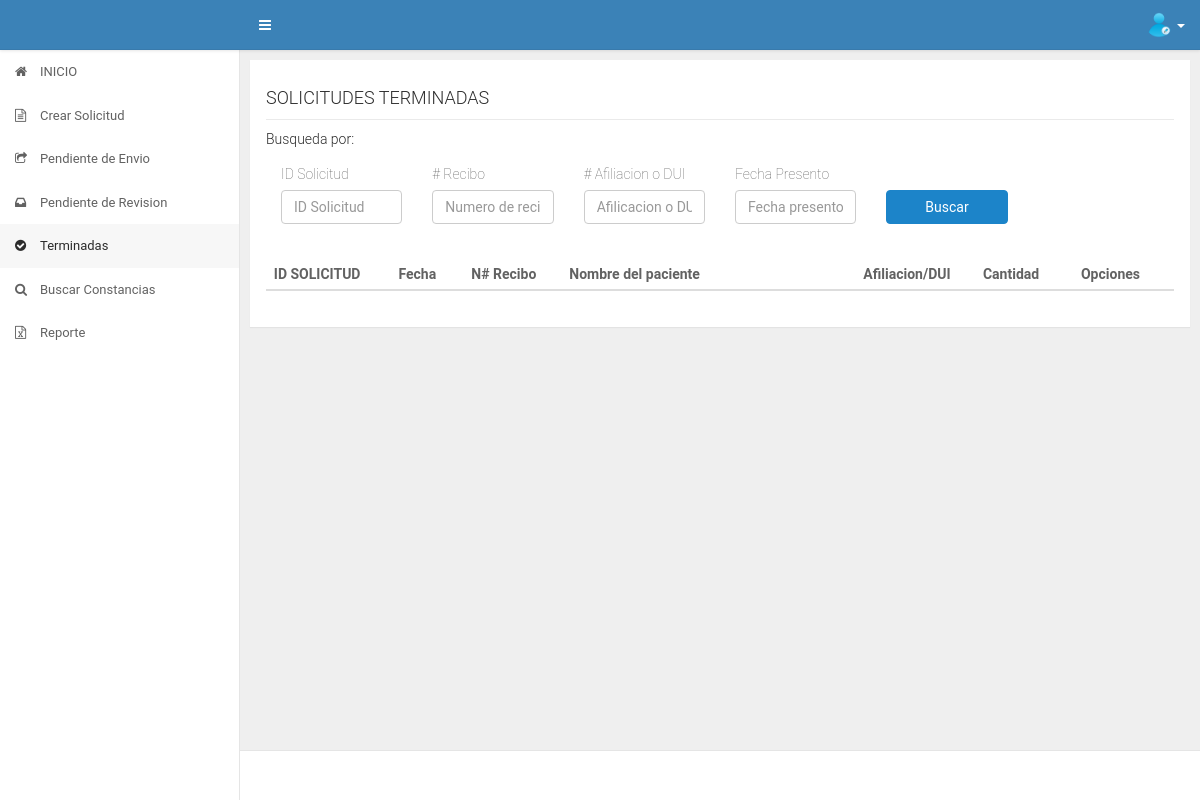
Before: /app/secretaria/terminadas.php (signed in) with the older database file.
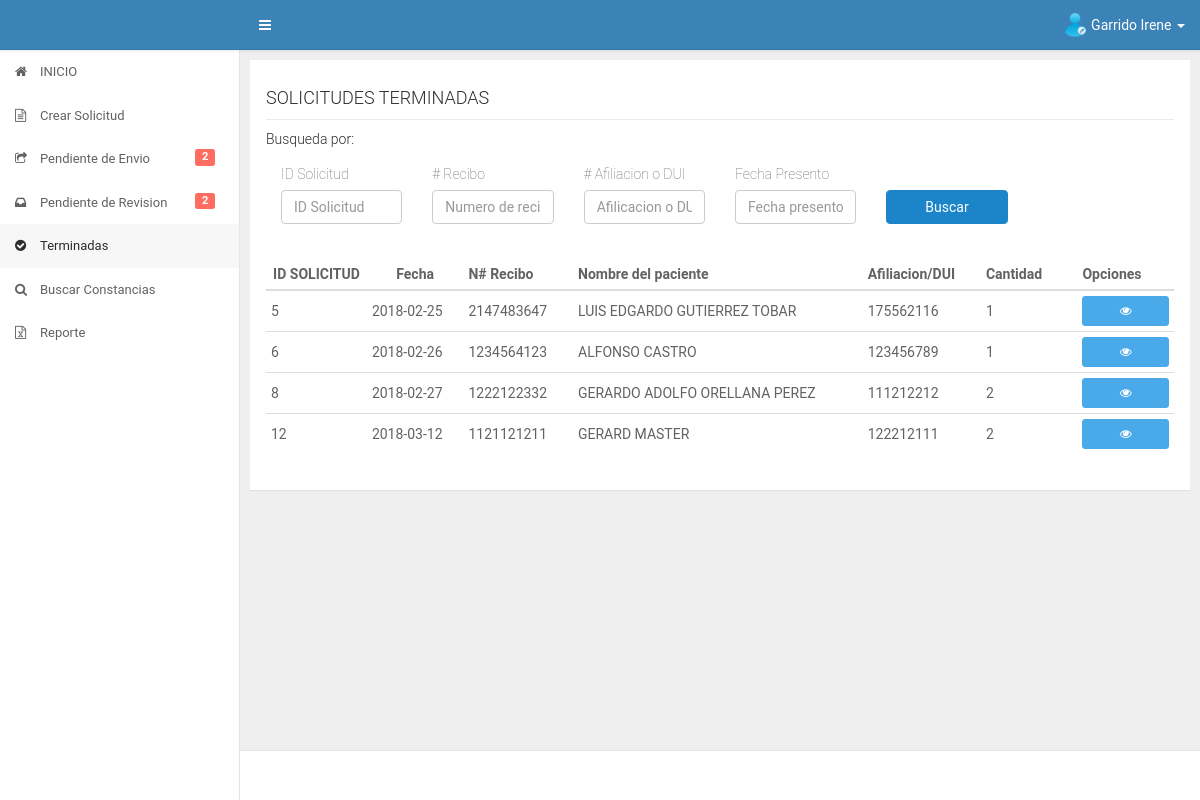
After: the same page with the newer database file.
### tables this page shows
CREATE TABLE IF NOT EXISTS `datos_iniciales` (
  `id_datos` int(11) NOT NULL AUTO_INCREMENT,
  `fecha` date DEFAULT NULL,
  `numero_recibo` varchar(50) DEFAULT NULL,
  `afiliacion_dui` varchar(30) DEFAULT NULL,
  `nombre_paciente` varchar(300) DEFAULT NULL,
  `destinos` varchar(2000) DEFAULT NULL,
  `id_servicio` int(11) DEFAULT NULL,
  `cantidad` int(11) DEFAULT NULL,
  `fecha_presentado` date DEFAULT NULL,
  `fecha_cancelado` date DEFAULT NULL,
  `precio` float DEFAULT NULL,
  `id_estado` int(11) DEFAULT NULL,
  `id_trabajador` int(11) DEFAULT NULL,
  `fecha_recibido_revision` date DEFAULT NULL,
  `fecha_autorizacion_direccion` date DEFAULT NULL,
  PRIMARY KEY (`id_datos`),
  KEY `FK_diservicio` (`id_servicio`),
  KEY `FK_diestado` (`id_estado`),
  KEY `FK_datos_iniciales_usuario` (`id_trabajador`),
  CONSTRAINT `FK_datos_iniciales_usuario` FOREIGN KEY (`id_trabajador`) REFERENCES `usuario` (`id_user`),
  CONSTRAINT `FK_diestado` FOREIGN KEY (`id_estado`) REFERENCES `estado` (`id_estado`),
  CONSTRAINT `FK_diservicio` FOREIGN KEY (`id_servicio`) REFERENCES `servicios` (`id_servicio`)
);

### app/secretaria/terminadas.php (the view, shortened to what this page needs)
<?php
    include("../core/header.php");
    include("../core/aside.php");
    include("../../config/database.php");
    $sqlpendientes = "SELECT datos_iniciales.id_datos,datos_iniciales.fecha,datos_iniciales.numero_recibo,datos_iniciales.afiliacion_dui,datos_iniciales.nombre_paciente,datos_iniciales.destinos,datos_iniciales.cantidad,servicios.nombre_servicio FROM datos_iniciales INNER JOIN servicios ON datos_iniciales.id_servicio=servicios.id_servicio WHERE datos_iniciales.id_estado=6 ORDER BY datos_iniciales.id_datos";
    if($stmt = $conn->prepare($sqlpendientes)){
    	$stmt -> execute();
    	$stmt -> store_result();
    	$rows = $stmt->num_rows;
    	$stmt -> bind_result($id_datos,$fechacreacion,$nrecibo,$afiliacion,$nombrepaciente,$destinos,$cantidad,$servicio);
    }
?>
<div id="content" class="ui-content ui-content-aside-overlay">
    <div class="ui-content-body">
        <div class="ui-container">
            <div class="row">
                <div class="col-md-12 col-lg-12">
                    <div class="panel">
                        <div class="panel-body">
                            <div id="titulo">
                            	<h4>SOLICITUDES TERMINADAS</h4>
                            </div>
                            <div class="row">
                                    <div class="col-md-12">
                                        <h5>Busqueda por: </h5>
                                        <form class="miform" action="" method="GET" autocomplete="off">
                                            <div class="form-group">
                                                <div class="col-md-2">
                                                    <div class="form-group">
                                                        <label>ID Solicitud</label>
                                                        <input class="form-control" type="text" placeholder="ID Solicitud" name="idsolicitud">
                                                    </div>
                                                </div>
                                            </div>
                                            <div class="form-group">
                                                <div class="col-md-2">
                                                    <div class="form-group">
                                                        <label># Recibo</label>
                                                        <input class="form-control" type="text" placeholder="Numero de recibo" name="numrecibo">
                                                    </div>
                                                </div>
                                            </div>
                                            <div class="form-group">
                                                <div class="col-md-2">
                                                    <div class="form-group">
                                                        <label># Afiliacion o DUI</label>
                                                        <input class="form-control" type="text" placeholder="Afilicacion o DUI" name="numafiliacion">
                                                    </div>
                                                </div>
                                            </div>
                                            <div class="form-group">
                                                <div class="col-md-2">
                                                    <div class="form-group">
                                                        <label>Fecha Presento</label>
                                                        <input class="form-control fecha" type="text" placeholder="Fecha presento" name="fechapresento">
                                                    </div>
                                                </div>
                                            </div>
                                            <div class="form-group">
                                                <div class="col-md-2">
                                                    <div class="form-group">
                                                        <label>&nbsp;</label>
                                                        <button type="submit" class="btn btn-primary form-control">Buscar</button>
                                                    </div>
                                                </div>
                                            </div>
                                        </form>
                                    </div>
                                </div>
                            <div id="contenido" class="table-responsive">
                            	<table class="table table-hover table-condensed" id="mitable">
                                    <thead class="thead-inverse">
                                        <tr>
                                            <th class="col-md-1 text-center">ID SOLICITUD</th>
                                            <th class="col-md-1 text-center">Fecha</th>
                                            <th class="col-md-1">N# Recibo</th>
                                            <th class="col-md-3">Nombre del paciente</th>
                                            <th class="col-md-1">Afiliacion/DUI</th>
                                            <th class="col-md-1">Cantidad</th>
                          					<th class="col-md-1">Opciones</th>
                                        </tr>
                                    </thead>
                                    <tbody>
                                    <?php
                                    	if($rows>0){
                                    		while ($stmt->fetch()) {
                                    ?>
                                    	<tr>
                                            <td><?php echo $id_datos; ?></td>
                                    		<td><?php echo $fechacreacion; ?></td>
                                    		<td><?php echo $nrecibo; ?></td>
                                    		<td><?php echo $nombrepaciente; ?></td>
                                    		<td><?php echo $afiliacion; ?></td>
                                    		<td><?php echo $cantidad; ?></td>
                                    		<td><a href="infoimpresion.php?con=<?php echo $id_datos ?>" class="btn btn-info btn-sm btn-block vertrabajador"  data-placement="left" data-solicitud="<?php echo $id_datos ?>" data-toggle="tooltip" data-placement="left" title="Ver para imprimir"><i class="fa fa-eye"></i></a></td>
                                    	</tr>
                                    <?php
                                    		}
                                    	}
                                    ?>
                                    </tbody>
                                </table>
                            </div>
                        </div>
                    </div>
                </div>
            </div>
        </div>
    </div>
</div>
<?php
    include("../core/footer.php");
 ?>

### app/core/header.php (shortened to what this page needs)
<!DOCTYPE html>
<html lang="es">
    <head>
        <link rel="stylesheet" href="../../assets/plugins/bootstrap/css/bootstrap.min.css">
        <link rel="stylesheet" href="../../assets/plugins/font-awesome/css/font-awesome.min.css">
        <link rel="stylesheet" href="../../assets/plugins/datatables/datatables.css"/>
        <link rel="stylesheet" href="../../assets/plugins/bootstrap-datepicker/css/bootstrap-datepicker3.standalone.css"/>
        <link rel="stylesheet" href="../../assets/plugins/select2/dist/css/select2.min.css"/>
        <link rel="stylesheet" href="../../assets/css/main.css">
        <link rel="stylesheet" href="../../assets/css/style.css">
    </head>
    <body>
        <div id="ui" class="ui">
            <header id="header" class="ui-header ui-header--blue text-white">
                <div class="navbar-header">
                    <a href="index.html" class="navbar-brand">
                    </a>
                </div>
                <div class="navbar-collapse nav-responsive-disabled">
                    <ul class="nav navbar-nav">
                        <li>
                            <a class="toggle-btn" data-toggle="ui-nav" href="">
                                <i class="fa fa-bars"></i>
                            </a>
                        </li>
                    </ul>
                    <ul class="nav navbar-nav navbar-right">
                        <li class="dropdown dropdown-usermenu">
                            <a href="#" class=" dropdown-toggle" data-toggle="dropdown" aria-expanded="true">
                                <div class="user-avatar"><img src="../../assets/img/edit-user.png" alt="usuario img"></div>
                                <span class="hidden-sm hidden-xs"><?php echo $_SESSION['nombre']; ?></span>
                                <span class="caret hidden-sm hidden-xs"></span>
                            </a>
                        </li>
                    </ul>
                </div>
            </header>

### app/core/aside.php (shortened to what this page needs)
<aside id="aside" class="ui-aside ui-aside--light">
    <ul class="nav" ui-nav id="mimenu">
        <?php switch ($_SESSION['tipousuario']) {
			case '1':
             include("../../config/database.php");
             $sqlpendientes = "SELECT COUNT(*) as pendientesenvio FROM datos_iniciales WHERE id_estado=1 AND id_trabajador=?";
             if($stmspendientes = $conn->prepare($sqlpendientes)){
                $stmspendientes->bind_param('s',$_SESSION['id_usuario']);
                $stmspendientes->execute();
                $stmspendientes->bind_result($mispendientes);
             }
             $sqlrevision = "SELECT COUNT(*) as pendientesenvio FROM datos_iniciales WHERE id_estado=4";
             if($stmtrevision = $conn->prepare($sqlrevision)){
                $stmtrevision->execute();
                $stmtrevision->bind_result($mispendientesrev);
             }
		?>
        <li id="inicio"><a href="../secretaria/"><i class="fa fa-home"></i><span> INICIO </span></a></li>
		<li id="crearsolicitud"><a href="../secretaria/crearsolicitud.php"><i class="fa fa-file-text-o"></i><span>Crear Solicitud</span></a></li>
        <li id="pendienteenvio"><a href="../secretaria/pendienteenvio.php"><i class="fa fa-share-square-o"></i><span>Pendiente de Envio <?php if($mispendientes>0){ ?><small class="label label-danger"><?php echo $mispendientes; ?></small><?php } ?></span></a></li>
        <li id="pendienterevision"><a href="../secretaria/pendienterevision.php"><i class="fa fa-inbox"></i><span>Pendiente de Revision <?php if($mispendientesrev>0){ ?><small class="label label-danger"><?php echo $mispendientesrev; ?></small><?php } ?></span></a></li>
        <li id="terminadas"><a href="../secretaria/terminadas.php"><i class="fa fa-check-circle "></i><span>Terminadas</span></a></li>
        <li id="buscarsolicitud"><a href="../secretaria/buscarsolicitud.php"><i class="fa fa-search"></i><span>Buscar Constancias</span></a></li>
        <li id="reporteria"><a href="../secretaria/Reporte.php"><i class="fa fa-file-excel-o"></i><span>Reporte</span></a></li>
		<?php
				break;
		?>
        <?php
		} ?>
    </ul>
</aside>

### app/core/footer.php (shortened to what this page needs)
            <div id="footer" class="ui-footer">
            </div>
        </div>
    </body>
</html>

### assets/css/style.css (style rules this page uses)
body { font-family: 'Roboto', sans-serif; }
#titulo { border-bottom: 1px solid #eaeaea; }
#contenido { margin-top: 20px; }
label { font-weight: 100; }
.label { font-size: 85% !important; }

Changed rows visible on the page:
added datos_iniciales: id_datos "5", fecha "2018-02-25", numero_recibo "2147483647", nombre_paciente "LUIS EDGARDO GUTIERREZ TOBAR", afiliacion_dui "175562116", cantidad "1"
added datos_iniciales: id_datos "6", fecha "2018-02-26", numero_recibo "1234564123", nombre_paciente "ALFONSO CASTRO", afiliacion_dui "123456789", cantidad "1"
added datos_iniciales: id_datos "8", fecha "2018-02-27", numero_recibo "1222122332", nombre_paciente "GERARDO ADOLFO ORELLANA PEREZ", afiliacion_dui "111212212", cantidad "2"
added datos_iniciales: id_datos "12", fecha "2018-03-12", numero_recibo "1121121211", nombre_paciente "GERARD MASTER", afiliacion_dui "122212111", cantidad "2"
Other visible differences:
$_SESSION['nombre']: (not shown) → "Garrido Irene"
$mispendientes: (not shown) → "2"
$mispendientesrev: (not shown) → "2"
